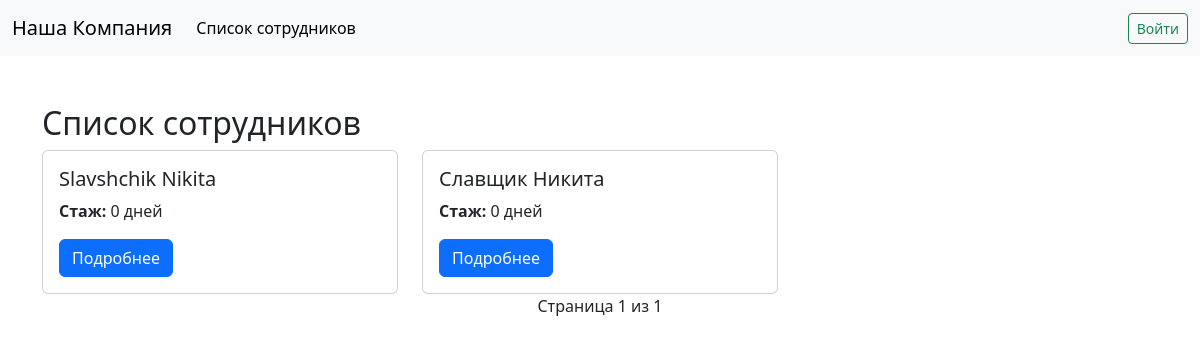
/employees/, run on an earlier commit of the app's database.
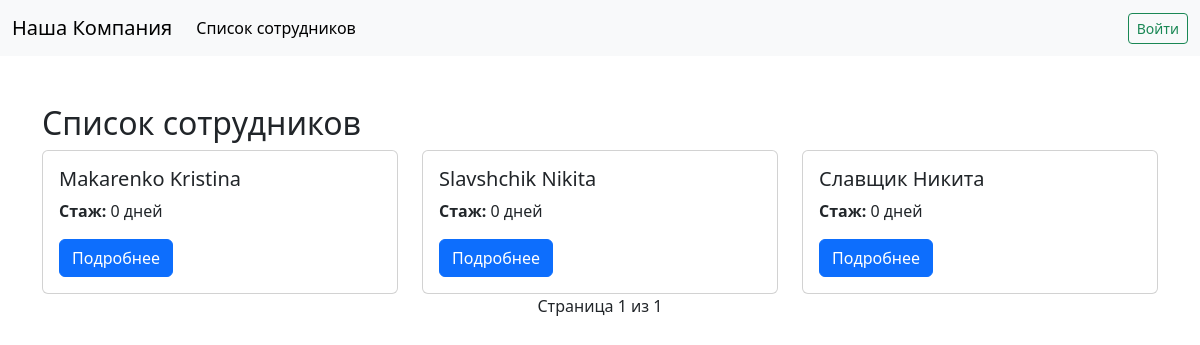
And on a later commit of the database.
### employees/models.py (models this page shows, shortened)
class CustomUser(AbstractBaseUser, PermissionsMixin):
    GENDER_CHOICES = [
        ("M", "Мужской"),
        ("F", "Женский"),
        ("O", "Другой"),
    ]
    username = models.CharField(max_length=150, unique=True)
    email = models.EmailField(unique=True)
    is_active = models.BooleanField(default=True)
    is_staff = models.BooleanField(default=False)
    first_name = models.CharField("Имя", max_length=150)
    last_name = models.CharField("Фамилия", max_length=150)
    gender = models.CharField("Пол", max_length=1, choices=GENDER_CHOICES, blank=True)
    middle_name = models.CharField("Отчество", max_length=150, blank=True)
    hire_date = models.DateField("Дата приема на работу", default=timezone.now)
    objects = CustomUserManager()
    USERNAME_FIELD = "username"
    REQUIRED_FIELDS = ["email", "first_name", "last_name"]
    def get_full_name(self):
        name = f"{self.last_name} {self.first_name}"
        if self.middle_name:
            name += f" {self.middle_name}"
        return name.strip()

### employees/views.py (the view)
# urls.py: path('employees/', views.employee_list, name='employee_list'),
def employee_list(request):
    employees_list = CustomUser.objects.filter(is_active=True).order_by("last_name")
    paginator = Paginator(employees_list, 10)
    page_number = request.GET.get("page")
    employees = paginator.get_page(page_number)
    for emp in employees:
        emp.tenure_days = (date.today() - emp.hire_date).days
    context = {
        "employees": employees,
        "today": date.today(),
    }
    return render(request, "employee_list.html", context)

### templates/employee_list.html (shortened to what this page needs)
{% extends "base.html" %}
{% block content %}
<h2>Список сотрудников</h2>
<div class="row row-cols-1 row-cols-md-3 g-4">
  {% for emp in employees %}
  <div class="col">
      <div class="card h-100">
          <div class="card-body">
              <h5 class="card-title">{{ emp.get_full_name }}</h5>
              <p class="card-text"><strong>Стаж:</strong> {{ emp.tenure_days }} дней</p>
              <a href="{% url 'employee_detail' emp.pk %}" class="btn btn-primary">Подробнее</a>
          </div>
      </div>
  </div>
  {% empty %}
  <p>Сотрудников пока нет.</p>
  {% endfor %}
</div>
<nav aria-label="Page navigation">
  <ul class="pagination justify-content-center">
      <li class="page-item disabled"><span>Страница {{ employees.number }} из {{ employees.paginator.num_pages }}</span></li>
  </ul>
</nav>
{% endblock %}

What changed in the data, as far as the page shows it:
added CustomUser: get_full_name "Makarenko Kristina", tenure_days "0"
